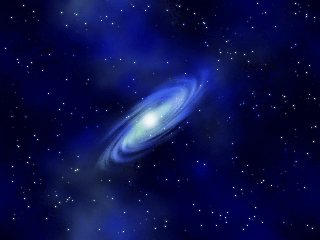
#> input picture data/sleeve-proposals/runde2/generator/sprites2/eg_galaxy.png, 320 x 240 px, given in place of Divine Awakening.png, which was not available
$ python s10_balance.py
#> lines starting #> are read from the running program, lines starting #| are printed output that depends on the picture; pictures that were not available may be replaced by others from this repository, and a replacement may not be noted
### data/sleeve-proposals/generator/pp.py
# Toolkit for sleeve generation
import os, re, json, math, random
import numpy as np
from PIL import Image, ImageDraw, ImageFont
import cv2
HERE=os.path.dirname(os.path.abspath(__file__))
ROOT=os.path.abspath(os.path.join(HERE,'..','..','..'))
SP=os.environ.get('SLEEVE_SCRATCH','/tmp/sleeve-scratch'); os.makedirs(SP,exist_ok=True)
OUT=os.path.abspath(os.path.join(HERE,'..'))
FONT=ROOT+'/data/Pixel Intv.otf'

def card(name):
    p=f'{ROOT}/cards/{name}.png'
    if not os.path.exists(p): p=f'{ROOT}/cards/skins/{name}.png'
    return np.array(Image.open(p).convert('RGB'))

# [93 lines left out: functions detect_scale, native, to_rgba, floodmask, grabcut, keep_largest and 1 more, not called in this run]

# ---------- canvas helpers ----------
class Canvas:
    def __init__(self,w,h,color=(0,0,0)):
        self.w,self.h=w,h
        self.a=np.zeros((h,w,3),np.uint8); self.a[:]=color
    def px(self,x,y,c):
        if 0<=x<self.w and 0<=y<self.h: self.a[y,x]=c[:3]
    def rect(self,x0,y0,x1,y1,c):
        x0,y0=max(0,x0),max(0,y0); x1,y1=min(self.w,x1),min(self.h,y1)
        if x1>x0 and y1>y0: self.a[y0:y1,x0:x1]=c[:3]
    def paste(self,rgba,x,y,flip=False,alpha=1.0):
        s=rgba[:, ::-1] if flip else rgba
        h,w=s.shape[:2]
        X0,Y0=max(0,x),max(0,y); X1,Y1=min(self.w,x+w),min(self.h,y+h)
        if X1<=X0 or Y1<=Y0: return
        sub=s[Y0-y:Y1-y,X0-x:X1-x]
        al=(sub[...,3:4]/255.0)*alpha
        dst=self.a[Y0:Y1,X0:X1].astype(float)
        self.a[Y0:Y1,X0:X1]=(sub[...,:3]*al+dst*(1-al)).astype(np.uint8)
    def img(self): return Image.fromarray(self.a)
    def save(self,path,scale):
        self.img().resize((self.w*scale,self.h*scale),Image.NEAREST).save(path)

# [14 lines left out: function outline, not called in this run]

def upscale(rgba,k):
    return np.repeat(np.repeat(rgba,k,0),k,1)

# [36 lines left out: functions text_mask, draw_text, not called in this run]

def lerp(c1,c2,t): return tuple(int(int(c1[i])+(int(c2[i])-int(c1[i]))*t) for i in range(3))

BAYER4=np.array([[0,8,2,10],[12,4,14,6],[3,11,1,9],[15,7,13,5]])/16.0
# [23 lines left out: functions dither_gradient, quantize, save_sleeve, not called in this run]

def grid_params(a):
    a=a.astype(int); res=[]
    for axis in (1,0):
        d=np.abs(np.diff(a,axis=axis)).sum(2)
        prof=d.sum(axis=0 if axis==1 else 1).astype(float); prof-=prof.mean()
        N=len(prof)*16
        F=np.fft.rfft(prof,n=N); freqs=np.fft.rfftfreq(N)
        m=(freqs>1/14)&(freqs<1/2.5)
        i=np.argmax(np.abs(F)*m); f=freqs[i]
        period=1/f
        # phase: edges located at positions k*period + ph
        ph=(-np.angle(F[i])/(2*np.pi*f))%period
        res.append((period,ph))
    return res  # [(px_period, x_edge_phase),(py_period,y_edge_phase)]

def native2(name_or_arr, box=None, period=None):
    """Resample card art to its native pixel grid."""
    a=card(name_or_arr) if isinstance(name_or_arr,str) else name_or_arr
    full=a
    if box: x0,y0,x1,y1=box
    else: x0,y0,x1,y1=70,168,680,568
    art=full[168:568,70:680]
    (pxp,phx),(pyp,phy)=grid_params(art)
    if period: pxp=pyp=period
    # edges at 70+phx+k*pxp (diff index i is boundary between i,i+1)
    ex=70+phx+0.5; ey=168+phy+0.5
    kx0=math.ceil((x0-ex)/pxp); kx1=math.floor((x1-ex)/pxp)
    ky0=math.ceil((y0-ey)/pyp); ky1=math.floor((y1-ey)/pyp)
    W=kx1-kx0; H=ky1-ky0
    out=np.zeros((H,W,3),np.uint8)
    for j in range(H):
        for i in range(W):
            cx=ex+(kx0+i+0.5)*pxp; cy=ey+(ky0+j+0.5)*pyp
            r=max(1,int(pxp*0.25))
            blk=full[int(cy)-r:int(cy)+r+1,int(cx)-r:int(cx)+r+1].reshape(-1,3)
            out[j,i]=np.median(blk,axis=0)
    return out,(pxp,pyp,ex,ey,kx0,ky0)

# [18 lines left out: function keymask, not called in this run]

### data/sleeve-proposals/runde2/generator/kit.py
# -*- coding: utf-8 -*-
"""Werkzeuge für Sleeve-Runde 2: alles wird aus Kartenbildern ausgeschnitten.

Kartenbilder werden auf ihr natives Pixelraster zurückgerechnet (native2 aus ../../generator/pp.py),
Figuren per Farbschlüssel/Flood-Fill freigestellt und dann ganzzahlig skaliert auf ein
250×350-Raster gesetzt (Ausgabe 3× = 750×1050).
"""
import os, sys, math, functools
import numpy as np
from PIL import Image, ImageDraw, ImageFont
HERE = os.path.dirname(os.path.abspath(__file__))
sys.path.insert(0, os.path.join(HERE, '..', '..', 'generator'))
import pp  # noqa: E402
from pp import Canvas, draw_text, text_mask, outline, lerp, BAYER4  # noqa: F401,E402
import cv2  # noqa: E402

ROOT = pp.ROOT
OUT = os.path.abspath(os.path.join(HERE, '..'))
SCR = os.environ.get('SP', '/tmp/sleeve-scratch')
os.makedirs(SCR, exist_ok=True)
W, H = 250, 350


def raw(name):
    return pp.card(name)


@functools.lru_cache(None)
def _nat(name):
    # Seit die Kartenbilder nicht mehr als ganze Karten in cards/ liegen, gibt es die Kartenkunst direkt in
    # Originalpixeln unter data/card-art/native/<id>.png (Zuordnung Name → id in data/card-art/index.json).
    art = os.path.join(ROOT, 'data', 'card-art')
    try:
        import json
        e = json.load(open(os.path.join(art, 'index.json'), encoding='utf-8')).get(name)
        p = os.path.join(art, 'native', e['id'] + '.png') if e else None
        if p and os.path.exists(p):
            return np.array(Image.open(p).convert('RGB'))
    except (OSError, ValueError, KeyError):
        pass
    a, info = pp.native2(name)
    return a


def nat(name):
    return _nat(name).copy()


# [60 lines left out: functions zoom, cut, rect, trim, not called in this run]


def up(s, k):
    return np.repeat(np.repeat(s, k, 0), k, 1)


def flip(s):
    return s[:, ::-1].copy()


def rot90(s, n=1):
    return np.rot90(s, n).copy()


# [13 lines left out: function hsv_shift, not called in this run]


def darken(s, f):
    out = s.copy(); out[..., :3] = (out[..., :3].astype(float) * f).clip(0, 255).astype(np.uint8); return out


# [4 lines left out: function tint, not called in this run]


def silhouette(s, col):
    out = s.copy(); out[..., :3] = col; return out


# [10 lines left out: function rotate, not called in this run]


def rotate_up(s, deg, k):
    """Erst hochskalieren, dann drehen (feinere Kanten, Pixel bleiben scharf)."""
    return rotate(up(s, k), deg)


# [14 lines left out: functions paste, fill_tiles, not called in this run]


def shadow_of(s, col=(0, 0, 0)):
    return silhouette(s, col)


def drop_shadow(cv, s, x, y, dx=2, dy=2, col=(0, 0, 0), alpha=0.5):
    cv.paste(silhouette(s, col), x + dx, y + dy, alpha=alpha)
    cv.paste(s, x, y)


def circle_mask(r):
    yy, xx = np.mgrid[-r:r, -r:r] + 0.5
    return (xx ** 2 + yy ** 2) <= r * r


# [19 lines left out: functions disc, ring, not called in this run]


def save(cv, fname):
    out = cv.img().resize((cv.w * 3, cv.h * 3), Image.NEAREST)
    assert out.size == (750, 1050)
    p = os.path.join(OUT, fname)
    out.save(p)
    return p


def text(cv, txt, size, x, y, col, **kw):
    return draw_text(cv, txt, size, x, y, col, **kw)


# [184 lines left out: functions ordered, vignette, cut2, sheet, cutf, mirror_complete and 4 more, not called in this run]


def hsv_of(c):
    c8 = np.clip(c, 0, 255).astype(np.uint8)
    return cv2.cvtColor(c8.reshape(-1, 1, 3), cv2.COLOR_RGB2HSV_FULL).reshape(c.shape).astype(int)


# [68 lines left out: functions not_dirt, fill_holes, widen, save3, ren_mask_sprite, not called in this run]

### data/sleeve-proposals/runde2/generator/xcfkit.py
# -*- coding: utf-8 -*-
"""Zugriff auf die Sprite-Ebenen aus dem Repo PixelPartiesSprites (xcf).

Die xcf-Ebenen werden einmalig mit ../../../../../sprites_export/export.py (bzw. export_xcf.py hier)
als PNG exportiert. Jede Ebene liegt in voller Leinwandgröße im Koordinatensystem ihrer Datei, daher
gehören Ebenen, die sich räumlich überdecken, meist zu derselben Figur.

`sprite(key, datei, [ebenen])` setzt die Ebenen in GIMP-Stapelreihenfolge (Index 0 = oben)
zusammen, schneidet zu und legt das Ergebnis unter sprites2/<key>.png ab. Ist der Export nicht
vorhanden, wird die abgelegte Datei verwendet – die Skripte laufen also auch ohne die xcf-Dateien.
"""
import os, json, functools
import numpy as np
from PIL import Image

HERE = os.path.dirname(os.path.abspath(__file__))
EXP = os.environ.get('SPRITES_EXPORT', '/home/user/sprites_export')
CACHE = os.path.join(HERE, 'sprites2')
os.makedirs(CACHE, exist_ok=True)


@functools.lru_cache(None)
def meta(base):
    return json.load(open(os.path.join(EXP, base, 'layers.json'), encoding='utf-8'))


def layer_info(base, i):
    return meta(base)['layers'][i]


# [42 lines left out: functions layer, bbox, over, compose, not called in this run]


def sprite(key, base=None, idxs=None, box=None):
    p = os.path.join(CACHE, key + '.png')
    if base is not None and os.path.exists(os.path.join(EXP, base, 'layers.json')):
        s = compose(base, idxs, box=box)
        Image.fromarray(s).save(p)
        return s
    return np.array(Image.open(p).convert('RGBA'))


# [13 lines left out: function overlaps, not called in this run]


def find(base, name):
    return [(l['i'], l['name']) for l in meta(base)['layers'] if name.lower() in l['name'].lower()]


# [108 lines left out: functions match_frac, scenes_with, scene_layers, touching, parts, period and 5 more, not called in this run]

### data/sleeve-proposals/runde2/generator/s10_balance.py
# -*- coding: utf-8 -*-
"""Sleeve 10: Göttliches Gleichgewicht – die goldene Waage aus „Divine Gift of Balance“ vor Strahlenkranz und
Sternennebel; links wiegt die Sonne, rechts der Mond.

Quellen:
  - Waage: MotiveEgypt.xcf, Ebene „Ebene #113“ (#83) – vollständig, unverändert
  - Nebel: MotiveEgypt.xcf, Galaxie-Ebene „Ebene #112“ (#84), Ausschnitt wie im Kartenbild; auf eine Palette
    aus 7 Farben in harte Stufen posterisiert, nur der Rand geordnet gedithert (Grundraster)
  - Mond: MotiveBoons.xcf, Szene „Sichtbar #20“ (#6, Kartenbild „The Cosmic Depths“), Mond pixelgenau ausgeschnitten
  - Strahlenkranz: Strahlwinkel aus dem Kartenbild „Divine Awakening“, links/rechts gespiegelt, selbst gezeichnet
  - Sonne, Sterne, Himmelsverlauf: selbst gezeichnet (Pixel-Art, harte Kanten, begrenzte Palette)

Skalierung: ALLES 3× auf dem 250×350-Raster (Grundraster 84×117, 3× = 252×351, mittig auf 250×350 beschnitten):
Waage, Strahlen, Nebel, Sonne, Mond, Sterne, Himmel und alle Dither-Übergänge – kein Element feiner als 1 Grundpixel.
"""
import math
import numpy as np
from kit import *
import xcfkit as XK

NW, NH = 84, 117
cv = Canvas(NW, NH)
B4 = BAYER4
HAVE = lambda base: os.path.exists(os.path.join(XK.EXP, base, 'layers.json'))

# --- Himmel: flaches Nachtblau
SKY = (9, 13, 54)
cv.a[:] = SKY

# --- Sterne (1 Grundpixel, einige als kleines Kreuz)
rng = np.random.default_rng(7)
STAR = [(150, 170, 230), (210, 220, 255), (255, 255, 255)]
for _ in range(46):
    x, y = int(rng.integers(1, NW - 1)), int(rng.integers(1, NH - 1))
    cv.a[y, x] = STAR[int(rng.integers(0, 2))]
for (x, y) in [(9, 9), (74, 13), (13, 101), (71, 97), (42, 110), (6, 55), (79, 60)]:
    cv.a[y, x] = STAR[2]
    for dx, dy in ((1, 0), (-1, 0), (0, 1), (0, -1)):
        cv.px(x + dx, y + dy, STAR[0])

# --- Strahlenkranz (Winkel aus „Divine Awakening“), Mittelpunkt hinter dem Drehpunkt der Waage
da = nat('Divine Awakening').astype(int)
#> the loop in grid_params, `for axis in (1,0):` made 2 passes
#> (N, i, f, period, ph) on passes 1 to 2: (3984, 452, 0.113, 8.81, 5.83), (1136, 82, 0.0722, 13.85, 1.83)
#> pass 1, in grid_params, `d=np.abs(np.diff(a,axis=axis)).sum(2)`:
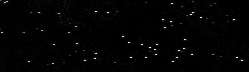
#> d: shape (72, 249) int64; min 0, max 642, mean 8; drawn with min black and max white
#> after the loop in grid_params, `for axis in (1,0):`: res = [(8.81, 5.83), (13.85, 1.83)]
#> in native2, `(pxp,phx),(pyp,phy)=grid_params(art)`: pxp = 8.81; phx = 5.83; pyp = 13.85; phy = 1.83
#> in native2, `ex = 70 + phx + 0.5`: ex = 76.33
#> in native2, `ey = 168 + phy + 0.5`: ey = 170.3
#> in native2, `kx0 = math.ceil((x0 - ex) / pxp)`: kx0 = 0
#> in native2, `kx1 = math.floor((x1 - ex) / pxp)`: kx1 = 68
#> in native2, `ky0 = math.ceil((y0 - ey) / pyp)`: ky0 = 0
#> in native2, `ky1 = math.floor((y1 - ey) / pyp)`: ky1 = 28
#> in native2, `W = kx1 - kx0`: W = 68
#> in native2, `H = ky1 - ky0`: H = 28
#> after the loop in native2, `for j in range(H):`:
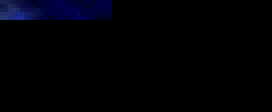
#> out: shape (28, 68, 3) (shown 4 times larger); mean R, G, B 0.5, 0.8, 5.1
#> in _nat, `a, info = pp.native2(name)`: info = (8.81, 13.85, 76.33, 170.3, 0, 0)
dcx, dcy = 37.5, 27.5
hd = hsv_of(da)
rayish = (da.max(-1) > 200) & (hd[..., 1] < 120) & (hd[..., 0] > 25) & (hd[..., 0] < 60)
#> rayish: shape (28, 68) bool; every value is 0
bins = np.zeros(360); cnt = np.zeros(360)
for y in range(da.shape[0]):
    for x in range(da.shape[1]):
        r = math.hypot(x + .5 - dcx, y + .5 - dcy)
        if 12 <= r <= 24:
            t = int(math.degrees(math.atan2(y + .5 - dcy, x + .5 - dcx))) % 360
            cnt[t] += 1; bins[t] += rayish[y, x]
#> after the loop, bins = 360 values from 0 to 0; cnt = 360 values, max 13 at index 0, min 0 at index 1, mean 1.92
ray = np.array([bins[t] / cnt[t] if cnt[t] else 0 for t in range(360)])
#> ray = 360 values from 0 to 0
for t in range(360):
    if cnt[t] == 0: ray[t] = ray[(t - 1) % 360]
on = ray > 0.5
lab = np.zeros(360, int); k = 0
for t in range(360):
    if on[t] and not on[t - 1]: k += 1
    lab[t] = k if on[t] else 0
#> after the loop, k = 0; lab = 360 values from 0 to 0
if on[0] and on[-1]: lab[lab == lab[0]] = lab[-1]
for v in set(lab) - {0}:
    if (lab == v).sum() < 5: on[lab == v] = False
#> this loop made 0 passes

RAYC = [(255, 244, 170), (214, 190, 110), (130, 116, 84), (58, 54, 72)]
rcx, rcy = NW / 2, 58.5
for y in range(NH):
    for x in range(NW):
        t = int(math.degrees(math.atan2(y + .5 - rcy, x + .5 - rcx))) % 360
        tm = (180 - t) % 360
        if on[t] or on[tm]:
            r = math.hypot(x + .5 - rcx, y + .5 - rcy)
            a = max(0.0, 1 - r / 78)
            if a > 0.55: cv.a[y, x] = RAYC[0]
            elif a > 0.36: cv.a[y, x] = RAYC[1]
            elif a > 0.17: cv.a[y, x] = RAYC[2]
            elif a > B4[y % 4, x % 4] * 0.15 + 0.03: cv.a[y, x] = RAYC[3]

# --- Waage (vollständige Ebene) und Lage
E = 'MotiveEgypt'
scale = XK.sprite('r2_10_scale', E, [83])                     # 60×39
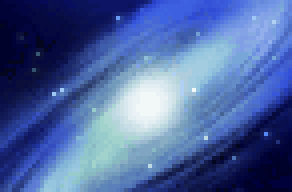
#> input picture data/sleeve-proposals/runde2/generator/sprites2/eg_galaxy_card.png, 73 x 48 px, given in place of r2_10_scale.png, which was not available (shown 4 times larger)
sh, sw = scale.shape[:2]
#> sh = 48; sw = 73
sx, sy = (NW - sw) // 2, 56
#> sx = 5; sy = 56

# --- Nebel: Galaxie-Ebene im Kartenausschnitt, posterisiert (7 Farben), Rand radial geordnet gedithert
CARD = (174, 333)
p = os.path.join(XK.CACHE, 'r2_10_nebula.png')
if HAVE(E):
    g = XK.layer(E, 84)[CARD[1] - 6:CARD[1] + 56, CARD[0] - 6:CARD[0] + 82, :3].copy()
    Image.fromarray(g).save(p)
neb = np.array(Image.open(p).convert('RGB')).astype(float)
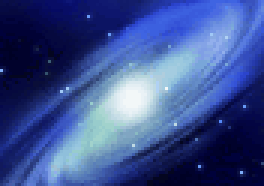
#> input picture data/sleeve-proposals/runde2/generator/sprites2/r2_10_nebula.png, 88 x 62 px (shown 3 times larger)
nh, nw = neb.shape[:2]
#> nh = 62; nw = 88
lum = neb @ np.array([0.3, 0.5, 0.2])
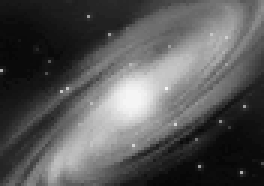
#> lum: shape (62, 88) float64 (shown 3 times larger); min 6.6, max 245.7, mean 86.9
PAL = np.array([(10, 16, 64), (22, 36, 116), (36, 66, 170), (62, 108, 206), (110, 160, 226), (176, 212, 240),
                (240, 248, 255)], float)
#> PAL = [[10, 16, 64], [22, 36, 116], [36, 66, 170], [62, 108, 206], [110, 160, 226], [176, 212, 240], [240, 248, 255]]
levels = np.array([0, 28, 55, 85, 125, 175, 225], float)       # Helligkeitsstufen der Palette
#> levels = [0, 28, 55, 85, 125, 175, 225]
ncx, ncy = sx + sw / 2, sy + 22
#> ncx = 41.5; ncy = 78
for y in range(nh):
    for x in range(nw):
        X, Y = int(ncx - nw / 2 + x), int(ncy - nh / 2 + y)
        if not (0 <= X < NW and 0 <= Y < NH): continue
        d = math.hypot((x + .5 - nw / 2) / (nw / 2), (y + .5 - nh / 2) / (nh / 2))
        a = min(1.0, max(0.0, (1 - d) * 3.2))
        if a <= B4[Y % 4, X % 4]: continue
        L = lum[y, x]
        i = int(np.searchsorted(levels, L) - 1)
        i = max(0, min(i, len(PAL) - 2))
        j = i + 1 if L - levels[i] > (levels[i + 1] - levels[i]) / 2 else i   # harte Stufen, kein Binnen-Dither
        if j == 0: continue                                      # dunkelste Stufe = Himmel bleibt stehen
        cv.a[Y, X] = PAL[j].astype(np.uint8)
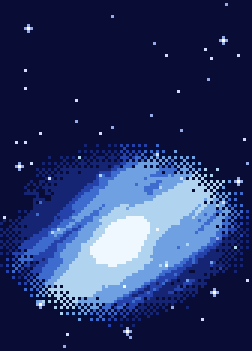
#> cv.a: shape (117, 84, 3) (shown 3 times larger); mean of channels 0, 1, 2 39.2, 52.6, 100.9; drawn as R, G, B

# --- Sonne (selbst gezeichnet, 11 px) und Mond (Cosmic Depths, pixelgenau)
SUN = [(255, 252, 226), (255, 232, 120), (248, 188, 40), (206, 128, 18)]
sun = np.zeros((11, 11, 4), np.uint8)
for y in range(11):
    for x in range(11):
        r = math.hypot(x - 5, y - 5)
        hl = math.hypot(x - 4, y - 4)
        if r <= 5.3:
            c = SUN[0] if hl < 1.6 else SUN[1] if hl < 3.4 else SUN[2] if r < 4.4 else SUN[3]
            sun[y, x, :3] = c; sun[y, x, 3] = 255
pm = os.path.join(XK.CACHE, 'r2_10_moon.png')
if HAVE('MotiveBoons'):
    m = XK.layer('MotiveBoons', 6)[286:303, 283:300].copy()
    c = m[..., :3].astype(int)
    mk = (c.max(-1) > 80) & ((c[..., 2] - c[..., 0]) < 40)
    import pp
    mk = pp.keep_largest(mk, 1)
    m[..., 3] = mk * 255
    m = trim(fill_holes(m))
    Image.fromarray(m).save(pm)
moon = np.array(Image.open(pm).convert('RGBA'))

# Schalen: Mitte links x≈6, rechts x≈53 im Waagen-Sprite, Schalenboden innen y≈26
panl, panr, pany = sx + 6, sx + 53, sy + 26
#> panl = 11; panr = 58; pany = 82
cv.paste(sun, panl - 5, pany - 10)
cv.paste(moon, panr - moon.shape[1] // 2, pany - moon.shape[0])
#> in paste (call 2), `al=(sub[...,3:4]/255.0)*alpha`: al: shape (48, 62, 1) float64; every value is 1
cv.paste(scale, sx, sy)
#> in paste (call 3), `al=(sub[...,3:4]/255.0)*alpha`: al: shape (48, 73, 1) float64; every value is 1

big = Canvas(W, H)
u = up(np.dstack([cv.a, np.full(cv.a.shape[:2], 255, np.uint8)]), 3)[..., :3]   # 252×351
big.a[:] = u[:H, 1:W + 1]
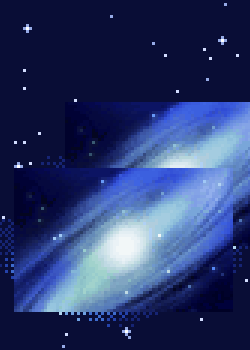
#> big.a: shape (350, 250, 3); mean of channels 0, 1, 2 42.3, 56.7, 107.7; drawn as R, G, B
print(save(big, '10_divine_balance.png'))
